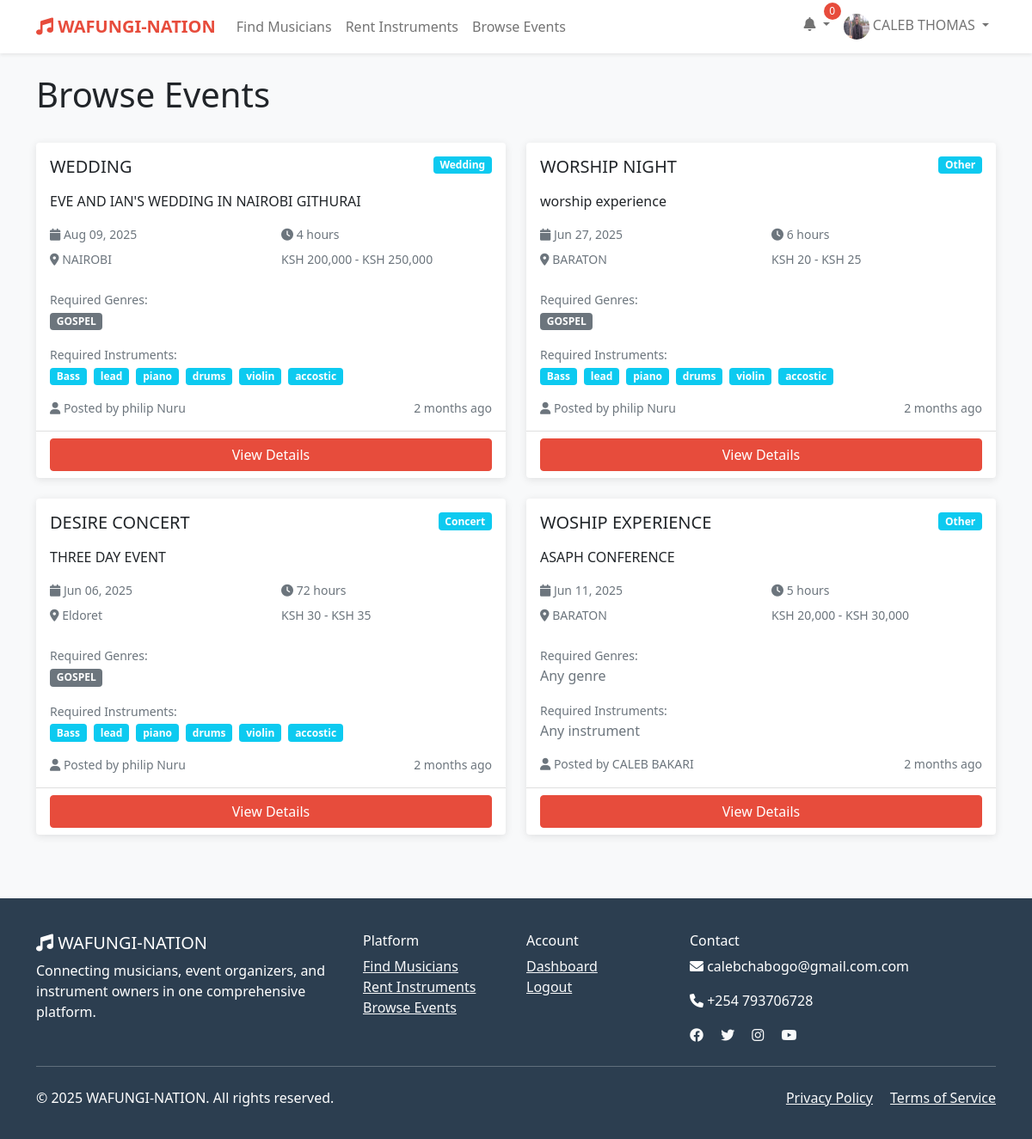
Screenshot of /events/ (signed in) with the database file from the repository.
### wafungi/models.py (models this page shows, shortened)
class User(AbstractUser):
    USER_TYPES = (
        ('musician', 'Musician'),
        ('organizer', 'Event Organizer'),
        ('instrument_owner', 'Instrument Owner'),
        ('client', 'Client'),
    )
    user_type = models.CharField(max_length=20, choices=USER_TYPES)
    phone = models.CharField(max_length=15, blank=True)
    location = models.CharField(max_length=100, blank=True)
    profile_picture = models.ImageField(upload_to='profiles/', blank=True, null=True)
    bio = models.TextField(blank=True)
    is_verified = models.BooleanField(default=False)
    created_at = models.DateTimeField(auto_now_add=True)
    updated_at = models.DateTimeField(auto_now=True)

class Event(models.Model):
    EVENT_TYPES = (
        ('wedding', 'Wedding'),
        ('corporate', 'Corporate Event'),
        ('concert', 'Concert'),
        ('party', 'Party'),
        ('festival', 'Festival'),
        ('other', 'Other'),
    )
    organizer = models.ForeignKey(User, on_delete=models.CASCADE)
    title = models.CharField(max_length=200)
    description = models.TextField()
    event_type = models.CharField(max_length=20, choices=EVENT_TYPES)
    date = models.DateTimeField()
    duration_hours = models.PositiveIntegerField()
    location = models.CharField(max_length=200)
    budget_min = models.DecimalField(max_digits=10, decimal_places=2)
    budget_max = models.DecimalField(max_digits=10, decimal_places=2)
    required_genres = models.ManyToManyField(Genre, blank=True)
    required_instruments = models.ManyToManyField(Instrument, blank=True)
    musicians_needed = models.PositiveIntegerField(default=1)
    is_active = models.BooleanField(default=True)
    created_at = models.DateTimeField(auto_now_add=True)

class Genre(models.Model):
    name = models.CharField(max_length=50, unique=True)
    description = models.TextField(blank=True)

class Instrument(models.Model):
    name = models.CharField(max_length=50, unique=True)
    category = models.CharField(max_length=50)

### wafungi/views.py (the view)
# urls.py: path('events/', views.browse_events, name='browse_events'),
def browse_events(request):
    events = Event.objects.filter(is_active=True).order_by('-created_at')
    paginator = Paginator(events, 10)
    page_number = request.GET.get('page')
    page_obj = paginator.get_page(page_number)
    return render(request, 'wafungi/browse_events.html', {'page_obj': page_obj})

### wafungi/templatetags/wafungi_filters.py (called while the page is built)
@register.filter
def ksh_currency(value):
    try:
        return f"KSH {float(value):,.0f}"
    except (ValueError, TypeError):
        return "KSH 0"

### templates/wafungi/browse_events.html (shortened to what this page needs)
{% extends 'base.html' %}
{% load wafungi_filters %}
{% block content %}
<div class="container py-4">
    <div class="row">
        <div class="col-12">
            <div class="d-flex justify-content-between align-items-center mb-4">
                <h1>Browse Events</h1>
            </div>
        </div>
    </div>
    <div class="row g-4">
        {% if page_obj %}
            {% for event in page_obj %}
                <div class="col-md-6">
                    <div class="card h-100">
                        <div class="card-body">
                            <div class="d-flex justify-content-between align-items-start mb-2">
                                <h5 class="card-title">{{ event.title }}</h5>
                                <span class="badge bg-info">{{ event.event_type|title }}</span>
                            </div>
                            <p class="card-text">{{ event.description|truncatewords:30 }}</p>
                            <div class="row text-muted small mb-3">
                                <div class="col-md-6 mb-2">
                                    <i class="fas fa-calendar"></i> {{ event.date|date:"M d, Y" }}
                                </div>
                                <div class="col-md-6 mb-2">
                                    <i class="fas fa-clock"></i> {{ event.duration_hours }} hours
                                </div>
                                <div class="col-md-6 mb-2">
                                    <i class="fas fa-map-marker-alt"></i> {{ event.location }}
                                </div>
                                <div class="col-md-6 mb-2">
                                     {{ event.budget_min|ksh_currency }} - {{ event.budget_max|ksh_currency }}
                                </div>
                            </div>
                            <div class="mb-3">
                                <small class="text-muted">Required Genres:</small><br>
                                {% for genre in event.required_genres.all %}
                                    <span class="badge bg-secondary me-1">{{ genre.name }}</span>
                                {% empty %}
                                    <span class="text-muted">Any genre</span>
                                {% endfor %}
                            </div>
                            <div class="mb-3">
                                <small class="text-muted">Required Instruments:</small><br>
                                {% for instrument in event.required_instruments.all %}
                                    <span class="badge bg-info me-1">{{ instrument.name }}</span>
                                {% empty %}
                                    <span class="text-muted">Any instrument</span>
                                {% endfor %}
                            </div>
                            <div class="d-flex justify-content-between align-items-center">
                                <small class="text-muted">
                                    <i class="fas fa-user"></i> Posted by {{ event.organizer.get_full_name|default:event.organizer.username }}
                                </small>
                                <small class="text-muted">{{ event.created_at|timesince }} ago</small>
                            </div>
                        </div>
                        <div class="card-footer bg-transparent">
                            <a href="{% url 'event_detail' event.id %}" class="btn btn-primary w-100">View Details</a>
                        </div>
                    </div>
                </div>
            {% endfor %}
        {% endif %}
    </div>
</div>
{% endblock %}

### templates/base.html (shortened to what this page needs)
<!DOCTYPE html>
<html lang="en">
<head>
    <link href="https://cdn.jsdelivr.net/npm/bootstrap@5.1.3/dist/css/bootstrap.min.css" rel="stylesheet">
    <link rel="stylesheet" href="https://cdnjs.cloudflare.com/ajax/libs/font-awesome/6.0.0/css/all.min.css">
</head>
<body>
    <nav class="navbar navbar-expand-lg navbar-light bg-white shadow-sm">
        <div class="container">
            <a class="navbar-brand" href="{% url 'home' %}">
                <i class="fas fa-music"></i> WAFUNGI-NATION
            </a>
            <div class="collapse navbar-collapse" id="navbarNav">
                <ul class="navbar-nav me-auto">
                    <li class="nav-item">
                        <a class="nav-link" href="{% url 'search_musicians' %}">Find Musicians</a>
                    </li>
                    <li class="nav-item">
                        <a class="nav-link" href="{% url 'search_instruments' %}">Rent Instruments</a>
                    </li>
                    <li class="nav-item">
                        <a class="nav-link" href="{% url 'browse_events' %}">Browse Events</a>
                    </li>
                </ul>
                <ul class="navbar-nav">
                    {% if user.is_authenticated %}
                        <li class="nav-item dropdown">
                            <a class="nav-link dropdown-toggle" href="#" id="notificationDropdown" role="button" data-bs-toggle="dropdown">
                                <i class="fas fa-bell"></i>
                                <span class="notification-badge" id="notificationCount">0</span>
                            </a>
                        </li>
                        <li class="nav-item dropdown">
                            <a class="nav-link dropdown-toggle" href="#" id="navbarDropdown" role="button" data-bs-toggle="dropdown">
                                {% if user.profile_picture %}
                                    <img src="{{ user.profile_picture.url }}" alt="Profile" class="rounded-circle" width="30" height="30">
                                {% else %}
                                    <i class="fas fa-user-circle"></i>
                                {% endif %}
                                {{ user.get_full_name|default:user.username }}
                            </a>
                        </li>
                    {% endif %}
                </ul>
            </div>
        </div>
    </nav>
    <main>
        {% block content %}{% endblock %}
    </main>
    <footer>
        <div class="container">
            <div class="row">
                <div class="col-md-4">
                    <h5><i class="fas fa-music"></i> WAFUNGI-NATION</h5>
                    <p>Connecting musicians, event organizers, and instrument owners in one comprehensive platform.</p>
                </div>
                <div class="col-md-2">
                    <h6>Platform</h6>
                    <ul class="list-unstyled">
                        <li><a href="{% url 'search_musicians' %}" class="text-light">Find Musicians</a></li>
                        <li><a href="{% url 'search_instruments' %}" class="text-light">Rent Instruments</a></li>
                        <li><a href="{% url 'browse_events' %}" class="text-light">Browse Events</a></li>
                    </ul>
                </div>
                <div class="col-md-2">
                    <h6>Account</h6>
                    <ul class="list-unstyled">
                        {% if user.is_authenticated %}
                            <li><a href="{% url 'dashboard' %}" class="text-light">Dashboard</a></li>
                            <li><a href="{% url 'logout' %}" class="text-light">Logout</a></li>
                        {% else %}
                            <li><a href="{% url 'login' %}" class="text-light">Login</a></li>
                            <li><a href="{% url 'register' %}" class="text-light">Register</a></li>
                        {% endif %}
                    </ul>
                </div>
                <div class="col-md-4">
                    <h6>Contact</h6>
                    <p><i class="fas fa-envelope"></i> calebchabogo@gmail.com.com</p>
                    <p><i class="fas fa-phone"></i> +254 793706728</p>
                    <div class="social-links">
                        <a href="#" class="text-light me-3"><i class="fab fa-facebook"></i></a>
                        <a href="#" class="text-light me-3"><i class="fab fa-twitter"></i></a>
                        <a href="#" class="text-light me-3"><i class="fab fa-instagram"></i></a>
                        <a href="#" class="text-light"><i class="fab fa-youtube"></i></a>
                    </div>
                </div>
            </div>
            <hr class="my-4">
            <div class="row">
                <div class="col-md-6">
                    <p>&copy; 2025 WAFUNGI-NATION. All rights reserved.</p>
                </div>
                <div class="col-md-6 text-end">
                    <a href="#" class="text-light me-3">Privacy Policy</a>
                    <a href="#" class="text-light">Terms of Service</a>
                </div>
            </div>
        </div>
    </footer>
</body>
</html>

### templates/base.html (style rules this page uses)
:root { --primary-color: #e74c3c; --secondary-color: #3498db; --accent-color: #f39c12; --dark-color: #2c3e50; --light-color: #ecf0f1; }
body { font-family: 'Segoe UI', Tahoma, Geneva, Verdana, sans-serif; background-color: #f8f9fa; }
.navbar-brand { font-weight: bold; color: var(--primary-color) !important; }
.btn-primary { background-color: var(--primary-color); border-color: var(--primary-color); }
.card { border: none; box-shadow: 0 2px 10px rgba(0,0,0,0.1); transition: transform 0.2s; }
.notification-badge { position: absolute; top: -5px; right: -5px; background: var(--primary-color); color: white; border-radius: 50%; width: 20px; height: 20px; font-size: 12px; display: flex; align-items: center; justify-content: center; }
footer { background-color: var(--dark-color); color: white; padding: 40px 0 20px; margin-top: 50px; }

### rows the page displays
User: profile_picture (picture), get_full_name "CALEB THOMAS"
Event: title "WEDDING", event_type "Wedding", description "EVE AND IAN'S WEDDING IN NAIROBI GITHURAI", date "Aug 09, 2025", duration_hours "4", location "NAIROBI", budget_min|ksh_currency "KSH 200,000", budget_max|ksh_currency "KSH 250,000", organizer.get_full_name "philip Nuru", created_at "2 months"
Genre: name "GOSPEL"
Instrument: name "Bass"
Instrument: name "lead"
Instrument: name "piano"
Instrument: name "drums"
Instrument: name "violin"
Instrument: name "accostic"
Event: title "WORSHIP NIGHT", event_type "Other", description "worship experience", date "Jun 27, 2025", duration_hours "6", location "BARATON", budget_min|ksh_currency "KSH 20", budget_max|ksh_currency "KSH 25", organizer.get_full_name "philip Nuru", created_at "2 months"
Event: title "DESIRE CONCERT", event_type "Concert", description "THREE DAY EVENT", date "Jun 06, 2025", duration_hours "72", location "Eldoret", budget_min|ksh_currency "KSH 30", budget_max|ksh_currency "KSH 35", organizer.get_full_name "philip Nuru", created_at "2 months"
Event: title "WOSHIP EXPERIENCE", event_type "Other", description "ASAPH CONFERENCE", date "Jun 11, 2025", duration_hours "5", location "BARATON", budget_min|ksh_currency "KSH 20,000", budget_max|ksh_currency "KSH 30,000", organizer.get_full_name "CALEB BAKARI", created_at "2 months"
